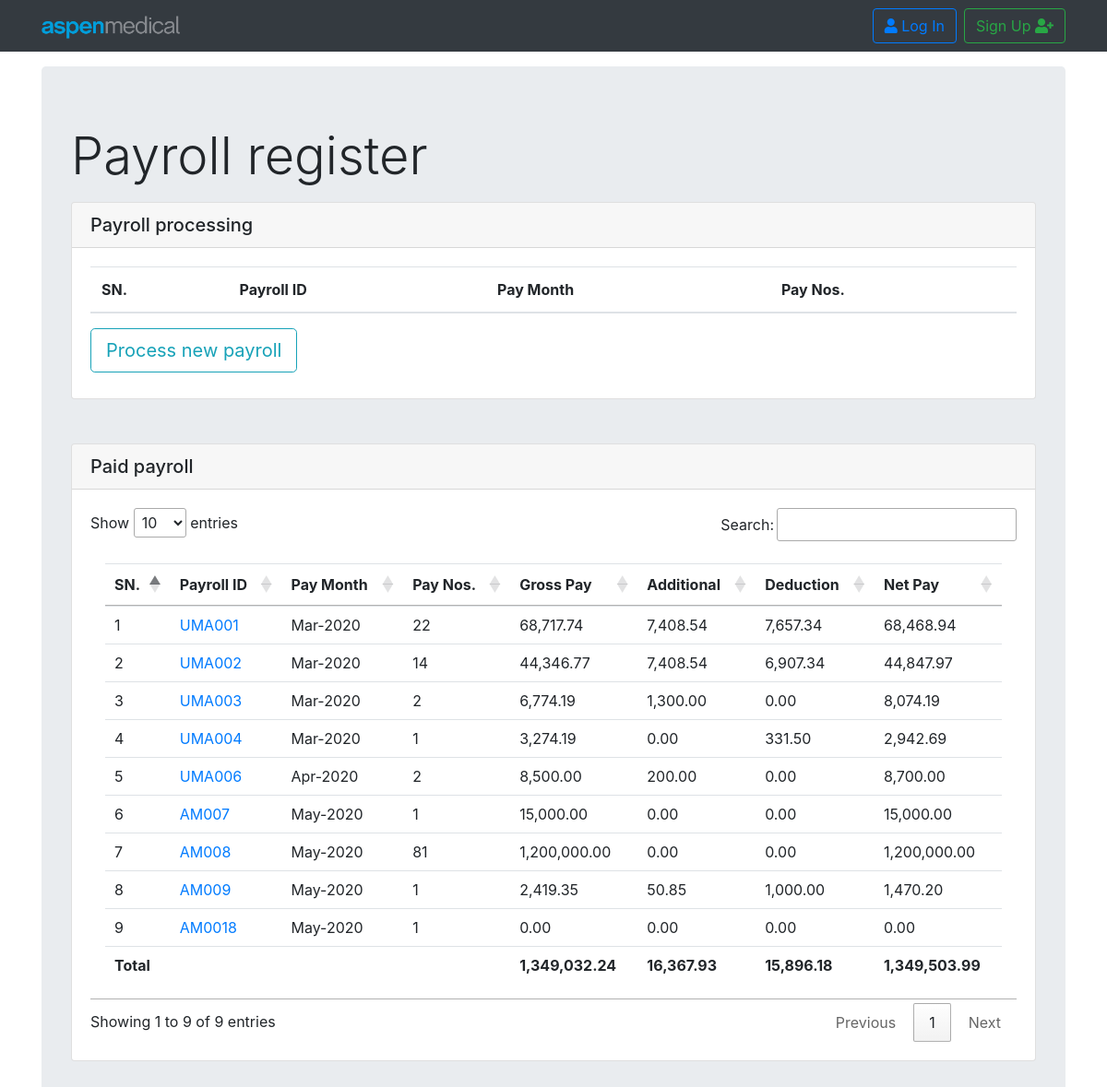
Screenshot of /payroll/payroll_register/ with the database file from the repository.
### payroll/models.py (models this page shows, shortened)
class ProcessSalary(models.Model):
    payroll_id      = models.CharField(max_length=90, blank=True,null=True)
    salary_month    = models.DateField(default =datetime.datetime.now)
    employee        = models.ManyToManyField(Payslip, related_name='employee_name')
    start_date      = models.DateField()
    finish_date     = models.DateField()
    SALARY_TYPES    = (('Normal', 'Normal'),
                      ('Adjustment', 'Adjustment'),)
    salary_type     = models.CharField(max_length=60, default=SALARY_TYPES[0][0], choices=SALARY_TYPES, blank=True,null=True)
    SALARY_STATUS   = (('Processing', 'Processing'),
                      ('Processed', 'Processed'),
                      ('Paid', 'Paid'),)
    status          = models.CharField(max_length=60, default=SALARY_STATUS[0][0], choices=SALARY_STATUS, blank=True,null=True)
    employee_count  = models.IntegerField(null=True, blank=True,default=0)
    gross_pay       = models.DecimalField(max_digits=12, decimal_places=2, blank=True,null=True)
    actual_gross_pay= models.DecimalField(max_digits=12, decimal_places=2, blank=True,null=True)
    Additional_pay  = models.DecimalField(max_digits=12, decimal_places=2, blank=True,null=True)
    deduction       = models.DecimalField(max_digits=12, decimal_places=2, blank=True,null=True)
    total           = models.DecimalField(max_digits=12, decimal_places=2, blank=True,null=True)

### payroll/views.py (the view)
# urls.py: path('payroll_register/',views.PayrollRegisterView.as_view(),name='payroll_register'),
class PayrollRegisterView(ListView):
    template_name = 'payroll/payroll_register_list.html'
    context_object_name = 'payroll_register_list'
    model = models.ProcessSalary
    def get_context_data(self, *args, **kwargs):
        context = super().get_context_data(*args,**kwargs)
        processing = models.ProcessSalary.objects.filter(status="Processing")
        paid = models.ProcessSalary.objects.filter(status="Paid")
        processing_data = []
        paid_data = []
        total_nos = 0
        total_gro = 0
        actual_total_gross = 0
        gross_pay = 0
        tot_gro = 0
        tot_add_pay = 0
        tot_ded = 0
        gra_tot = 0
        for pr in processing:
            total_nos = pr.employee.all().count()
            processing_data.append([pr,total_nos])
        for prs in paid:
            total_nos = prs.employee_count
            paid_data.append([prs,total_nos])
            total_gross = paid.aggregate(Sum('gross_pay'))['gross_pay__sum']
            actual_total_gross = paid.aggregate(Sum('actual_gross_pay'))['actual_gross_pay__sum']
            total_additional_pay = paid.aggregate(Sum('Additional_pay'))['Additional_pay__sum']
            total_deduction = paid.aggregate(Sum('deduction'))['deduction__sum']
            grand_total = paid.aggregate(Sum('total'))['total__sum']
            total_gro = total_gross or 0
            actual_total_gross = actual_total_gross or 0
            total_add = total_additional_pay or 0
            total_ded = total_deduction or 0
            grand_tot = grand_total or 0
            tot_gro = (round(total_gro,2))
            actual_total_gross = (round(actual_total_gross,2))
            tot_add_pay = (round(total_add,2)) or 0
            tot_ded = (round(total_ded,2)) or 0
            gra_tot = (round(grand_tot,2)) or 0
        calc_data= [tot_gro,tot_add_pay,tot_ded,gra_tot,actual_total_gross]
        context['processing_data'] = processing_data
        context['paid_data'] = paid_data
        context['calc_data'] = calc_data
        return context

### payroll/templates/payroll/payroll_register_list.html (shortened to what this page needs)
{% extends "base.html" %}
{% block content %}
{% load humanize %}
<div class="jumbotron">
  <h1 class="display-4 mb-3">Payroll register</h1>
  <div class="card mb-5">
    <h5 class="card-header">Payroll processing</h5>
    <div class="card-body">
      <table class="table table-hover">
        <thead>
          <tr>
            <th scope="col">SN.</th>
            <th scope="col">Payroll ID</th>
            <th scope="col">Pay Month</th>
            <th scope="col">Pay Nos.</th>
          </tr>
        </thead>
      </table>
      <a class="btn btn-outline-info btn-lg mb-2" href="{% url 'payroll:process_salary_create' %}" role="button">Process new payroll</a>
    </div>
  </div>
  <div class="card mb-5">
    <h5 class="card-header">Paid payroll</h5>
    <div class="card-body">
      <table class="table table-hover h-100 p-3" id="table_id" class="dispaly">
        <thead>
          <tr>
            <th scope="col">SN.</th>
            <th scope="col">Payroll ID</th>
            <th scope="col">Pay Month</th>
            <th scope="col">Pay Nos.</th>
            <th scope="col"> Gross Pay</th>
            <th scope="col">Additional</th>
            <th scope="col">Deduction</th>
            <th scope="col">Net Pay</th>
          </tr>
        </thead>
        <tbody>
          {% for pay in paid_data %}
          <tr>
            <td scope="row">{{ forloop.counter }}</td>
            <td scope="row"> <a href="{% url 'payroll:payroll_detail' pk=pay.0.pk %}">
                {{ pay.0.payroll_id }} </a></td>
            <td scope="row"> {{ pay.0.salary_month | date:'M-Y' }}</td>
            <td scope="row"> {{pay.0.employee_count}}</td>
            <td scope="row">{{ pay.0.actual_gross_pay|intcomma}}</td>
            <td scope="row">{{ pay.0.Additional_pay|intcomma}}</td>
            <td scope="row">{{ pay.0.deduction|intcomma}}</td>
            <td scope="row">{{ pay.0.total|intcomma}}</td>
            {% endfor %}
        </tbody>
        <tr>
          <th scope="col">Total</th>
          <th scope="col"></th>
          <th scope="col"></th>
          <th scope="col"></th>
          <th scope="col">{{calc_data.4|intcomma}}</th>
          <th scope="col">{{calc_data.1|intcomma}}</th>
          <th scope="col">{{calc_data.2|intcomma}}</th>
          <th scope="col">{{calc_data.3|intcomma}}</th>
        </tr>
      </table>
    </div>
  </div>
</div>
{% endblock %}

### rows the page displays
ProcessSalary: payroll "UMA001", salary_month "Mar-2020", employee_count "22", actual_gross_pay "68,717.74", Additional_pay "7,408.54", deduction "7,657.34", total "68,468.94"
ProcessSalary: payroll "UMA002", salary_month "Mar-2020", employee_count "14", actual_gross_pay "44,346.77", Additional_pay "7,408.54", deduction "6,907.34", total "44,847.97"
ProcessSalary: payroll "UMA003", salary_month "Mar-2020", employee_count "2", actual_gross_pay "6,774.19", Additional_pay "1,300.00", deduction "0.00", total "8,074.19"
ProcessSalary: payroll "UMA004", salary_month "Mar-2020", employee_count "1", actual_gross_pay "3,274.19", Additional_pay "0.00", deduction "331.50", total "2,942.69"
ProcessSalary: payroll "UMA006", salary_month "Apr-2020", employee_count "2", actual_gross_pay "8,500.00", Additional_pay "200.00", deduction "0.00", total "8,700.00"
ProcessSalary: payroll "AM007", salary_month "May-2020", employee_count "1", actual_gross_pay "15,000.00", Additional_pay "0.00", deduction "0.00", total "15,000.00"
ProcessSalary: payroll "AM008", salary_month "May-2020", employee_count "81", actual_gross_pay "1,200,000.00", Additional_pay "0.00", deduction "0.00", total "1,200,000.00"
ProcessSalary: payroll "AM009", salary_month "May-2020", employee_count "1", actual_gross_pay "2,419.35", Additional_pay "50.85", deduction "1,000.00", total "1,470.20"
ProcessSalary: payroll "AM0018", salary_month "May-2020", employee_count "1", actual_gross_pay "0.00", Additional_pay "0.00", deduction "0.00", total "0.00"

### other values shown
{{ calc_data.4|intcomma }} "1,349,032.24"
{{ calc_data.1|intcomma }} "16,367.93"
{{ calc_data.2|intcomma }} "15,896.18"
{{ calc_data.3|intcomma }} "1,349,503.99"
